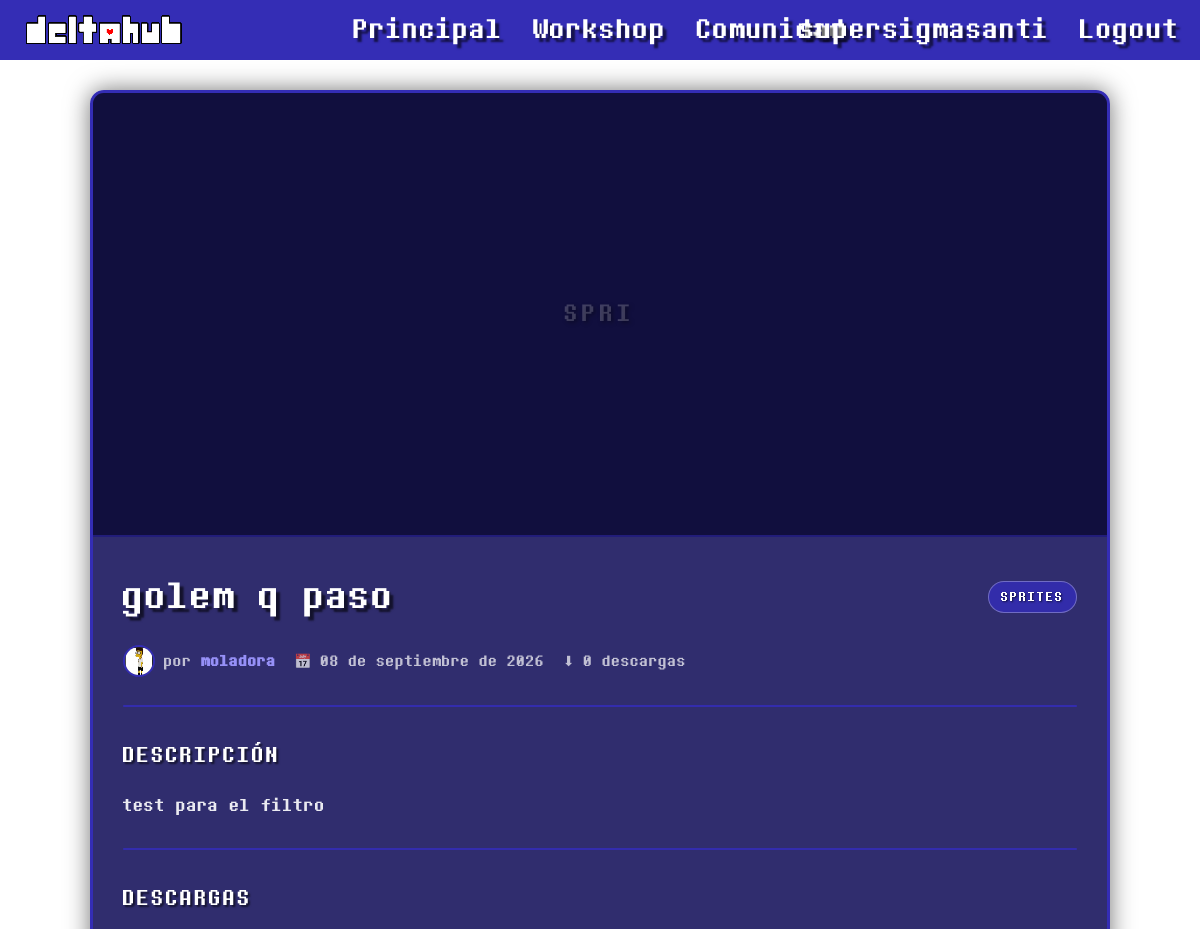
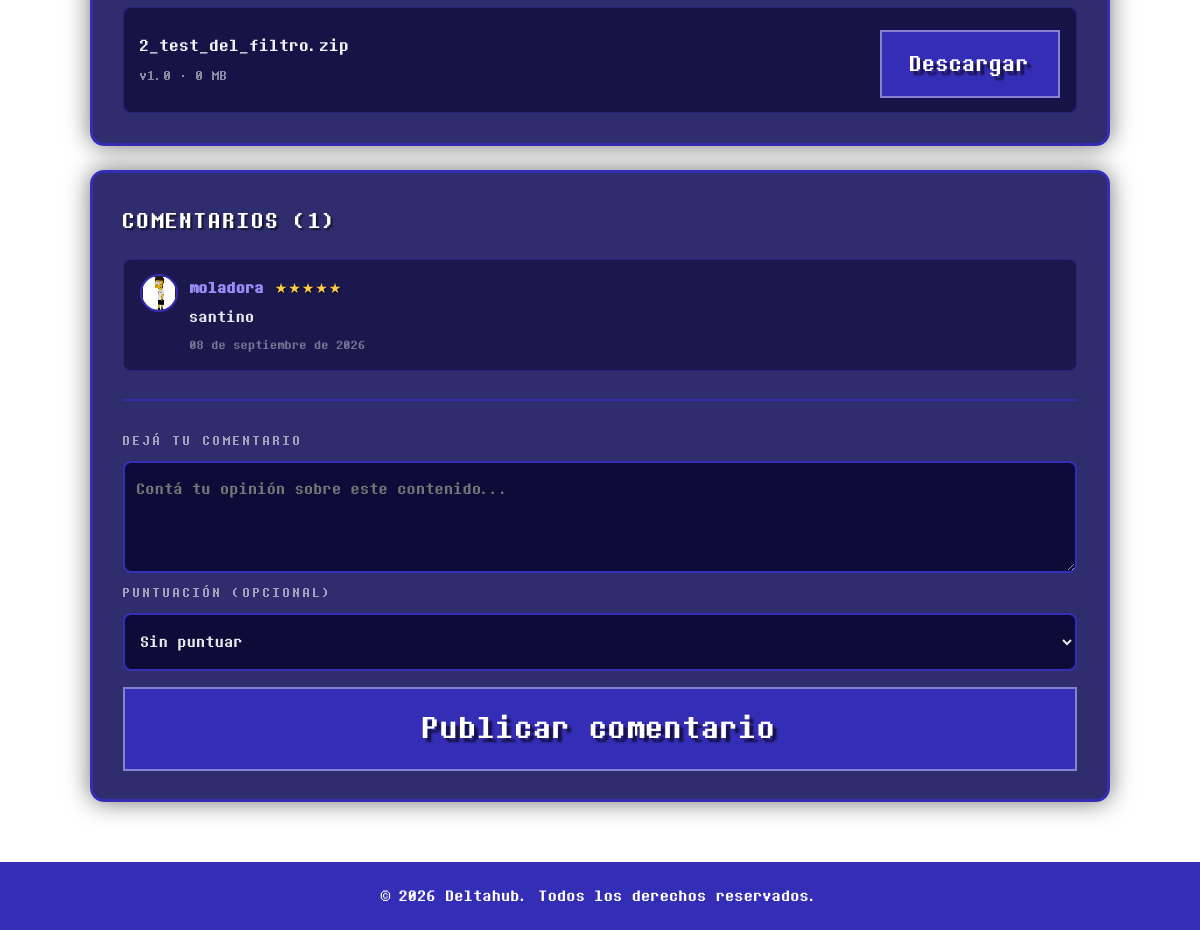
The page /item.php?id=2 (signed in) on the database its author committed (2 pictures, top to bottom).
### tables this page shows
CREATE TABLE `items` (
  `id` int(11) NOT NULL,
  `usuario_id` int(11) NOT NULL,
  `categoria_id` int(11) NOT NULL,
  `titulo` varchar(100) NOT NULL,
  `descripcion` text DEFAULT NULL,
  `imagen_portada` varchar(255) DEFAULT NULL,
  `fecha_publicacion` datetime DEFAULT current_timestamp(),
  `fecha_actualizacion` datetime DEFAULT NULL,
  `descargas` int(11) DEFAULT 0
);

CREATE TABLE `categorias` (
  `id` int(11) NOT NULL,
  `nombre` varchar(50) NOT NULL
);

CREATE TABLE `usuarios` (
  `id` int(11) NOT NULL,
  `nombre_usuario` varchar(50) NOT NULL,
  `email` varchar(100) NOT NULL,
  `password_hash` varchar(255) NOT NULL,
  `avatar_url` varchar(255) DEFAULT NULL,
  `fecha_registro` datetime DEFAULT current_timestamp(),
  `rol` enum('usuario','moderador','admin') DEFAULT 'usuario'
);

CREATE TABLE `archivos` (
  `id` int(11) NOT NULL,
  `item_id` int(11) NOT NULL,
  `version` varchar(20) DEFAULT NULL,
  `url_archivo` varchar(255) NOT NULL,
  `tamano_mb` decimal(6,2) DEFAULT NULL,
  `fecha_subida` datetime DEFAULT current_timestamp()
);

CREATE TABLE `comentarios` (
  `id` int(11) NOT NULL,
  `item_id` int(11) NOT NULL,
  `usuario_id` int(11) NOT NULL,
  `contenido` text NOT NULL,
  `puntuacion` tinyint(4) DEFAULT NULL CHECK (`puntuacion` between 1 and 5),
  `fecha` datetime DEFAULT current_timestamp()
);

### item.php (the view, shortened to what this page needs)
<?php
require_once "config/database.php";
function fecha_espanol($fecha) {
    $meses = [
        1  => "enero",
        2  => "febrero",
        3  => "marzo",
        4  => "abril",
        5  => "mayo",
        6  => "junio",
        7  => "julio",
        8  => "agosto",
        9  => "septiembre",
        10 => "octubre",
        11 => "noviembre",
        12 => "diciembre"
    ];
    $f = new DateTime($fecha);
    return $f->format("d") . " de " . $meses[(int)$f->format("n")] . " de " . $f->format("Y");
}
$id = (int)($_GET["id"] ?? 0);
$stmt = $pdo->prepare("
    SELECT items.*, usuarios.nombre_usuario, usuarios.avatar_url, categorias.nombre AS categoria_nombre
    FROM items
    JOIN usuarios ON items.usuario_id = usuarios.id
    JOIN categorias ON items.categoria_id = categorias.id
    WHERE items.id = :id
    LIMIT 1
");
$stmt->execute([":id" => $id]);
$item = $stmt->fetch(PDO::FETCH_ASSOC);
$no_encontrado = empty($item);
$archivos = [];
$comentarios = [];
if (!$no_encontrado) {
    $stmt = $pdo->prepare("SELECT * FROM archivos WHERE item_id = :id ORDER BY fecha_subida DESC");
    $stmt->execute([":id" => $id]);
    $archivos = $stmt->fetchAll(PDO::FETCH_ASSOC);
    $stmt = $pdo->prepare("
        SELECT comentarios.*, usuarios.nombre_usuario, usuarios.avatar_url
        FROM comentarios
        JOIN usuarios ON comentarios.usuario_id = usuarios.id
        WHERE comentarios.item_id = :id
        ORDER BY comentarios.fecha DESC
    ");
    $stmt->execute([":id" => $id]);
    $comentarios = $stmt->fetchAll(PDO::FETCH_ASSOC);
}
?>
<!DOCTYPE html>
<html lang="es">
<head>
    <link rel="stylesheet" href="style.css">
</head>
<body class="workshop">
    <header>
        <a href="index.php" class="header-logo-LoginRegister">
            <img src="imagenes/DeltahubLogo3px.png" alt="logo deltahub">
        </a>
        <a href="index.php" id="shadow">Principal</a>
        <a href="workshop.php" id="shadow">Workshop</a>
        <a href="community.html" id="shadow">Comunidad</a>
        <div class="auth">
            <?php if (isset($_SESSION["usuario_id"])): ?>
                <a href="cuenta.php" id="shadow">
                    <?php echo htmlspecialchars($_SESSION["nombre_usuario"]); ?>
                </a>
                <a href="logout.php" id="shadow">
                    Logout
                </a>
            <?php endif; ?>
        </div>
    </header>
    <main class="item-layout">
        <?php if ($no_encontrado): ?>
            <div class="profile-card">
                <h1 class="profile-name">Contenido no encontrado</h1>
                <div class="profile-divider"></div>
                <p class="profile-value" style="margin-bottom:24px;">
                    Ese contenido no existe o fue eliminado.
                </p>
                <a href="workshop.php" class="btn">Volver a la workshop</a>
            </div>
        <?php else: ?>
            <article class="item-card">
                <div class="item-cover">
                    <?php if (!empty($item["imagen_portada"])): ?>
                        <img src="<?php echo htmlspecialchars($item["imagen_portada"]); ?>" alt="Portada de <?php echo htmlspecialchars($item["titulo"]); ?>">
                    <?php else: ?>
                        <div class="ws-item-thumb-placeholder">
                            <?php echo htmlspecialchars(mb_strtoupper(mb_substr($item["categoria_nombre"], 0, 4), "UTF-8")); ?>
                        </div>
                    <?php endif; ?>
                </div>
                <div class="item-body">
                    <div class="item-top">
                        <h1 class="item-title"><?php echo htmlspecialchars($item["titulo"]); ?></h1>
                        <span class="role-badge role-usuario"><?php echo htmlspecialchars($item["categoria_nombre"]); ?></span>
                    </div>
                    <div class="item-meta">
                        <div class="item-author">
                            <img
                            class="item-author-avatar"
                            src="<?php echo htmlspecialchars($item["avatar_url"]); ?>"
                            alt="Avatar de <?php echo htmlspecialchars($item["nombre_usuario"]); ?>"
                            >
                            <span>por <strong><?php echo htmlspecialchars($item["nombre_usuario"]); ?></strong></span>
                        </div>
                        <span class="item-date">📅 <?php echo htmlspecialchars(fecha_espanol($item["fecha_publicacion"])); ?></span>
                        <span class="item-downloads">⬇ <?php echo (int)$item["descargas"]; ?> descargas</span>
                    </div>
                    <div class="profile-divider"></div>
                    <h2 class="profile-subtitle">Descripción</h2>
                    <p class="item-desc"><?php echo nl2br(htmlspecialchars($item["descripcion"] ?: "Sin descripción.")); ?></p>
                    <div class="profile-divider"></div>
                    <h2 class="profile-subtitle">Descargas</h2>
                    <?php if (empty($archivos)): ?>
                        <p class="profile-value">Este contenido todavía no tiene archivos disponibles.</p>
                    <?php else: ?>
                        <div class="item-files">
                            <?php foreach ($archivos as $archivo): ?>
                                <div class="file-row">
                                    <div class="file-info">
                                        <span class="file-name">
                                            <?php echo htmlspecialchars(basename($archivo["url_archivo"])); ?>
                                        </span>
                                        <span class="file-detail">v<?php echo htmlspecialchars($archivo["version"] ?? "1.0"); ?> · <?php echo (float)$archivo["tamano_mb"]; ?> MB</span>
                                    </div>
                                    <a href="descargar.php?id=<?php echo (int)$item["id"]; ?>" class="btn btn-download">Descargar</a>
                                </div>
                            <?php endforeach; ?>
                        </div>
                    <?php endif; ?>
                </div>
            </article>
            <section class="comments-card" id="comentarios">
                <h2 class="profile-subtitle">
                    Comentarios (<?php echo count($comentarios); ?>)
                </h2>
                <?php if (empty($comentarios)): ?>
                    <p class="profile-value" style="margin-bottom:16px;">
                        Todavía no hay comentarios. ¡Sé el primero!
                    </p>
                <?php else: ?>
                    <div class="comment-list">
                        <?php foreach ($comentarios as $comentario):
                            $avatar = empty($comentario["avatar_url"]) ? "uploads/avatars/default.jpg" : $comentario["avatar_url"];
                        ?>
                            <div class="comment-item">
                                <img class="comment-avatar" src="<?php echo htmlspecialchars($avatar); ?>" alt="Avatar de <?php echo htmlspecialchars($comentario["nombre_usuario"]); ?>">
                                <div class="comment-body">
                                    <div class="comment-head">
                                        <span class="comment-author"><strong><?php echo htmlspecialchars($comentario["nombre_usuario"]); ?></strong></span>
                                        <?php if (!empty($comentario["puntuacion"])): ?>
                                            <span class="comment-stars">
                                                <?php
                                                    $c = (int)$comentario["puntuacion"];
                                                    echo str_repeat("★", $c) . str_repeat("☆", 5 - $c);
                                                ?>
                                            </span>
                                        <?php endif; ?>
                                    </div>
                                    <p class="comment-text"><?php echo nl2br(htmlspecialchars($comentario["contenido"])); ?></p>
                                    <span class="comment-date"><?php echo htmlspecialchars(fecha_espanol($comentario["fecha"])); ?></span>
                                </div>
                            </div>
                        <?php endforeach; ?>
                    </div>
                <?php endif; ?>
                <?php if (isset($_SESSION["usuario_id"])): ?>
                    <div class="profile-divider"></div>
                    <form class="item-form" action="item.php?id=<?php echo (int)$item["id"]; ?>#comentarios" method="POST">
                        <label class="profile-label" for="contenido">Dejá tu comentario</label>
                        <textarea id="contenido" name="contenido" rows="3" maxlength="1000" placeholder="Contá tu opinión sobre este contenido..." required></textarea>
                        <label class="profile-label" for="puntuacion">Puntuación (opcional)</label>
                        <select id="puntuacion" name="puntuacion">
                            <option value="">Sin puntuar</option>
                        </select>
                        <button type="submit" class="btn">Publicar comentario</button>
                    </form>
                <?php else: ?>
                    <p class="switch" style="margin-top:16px;">
                        <a href="login.html">Iniciá sesión</a> para comentar.
                    </p>
                <?php endif; ?>
            </section>
        <?php endif; ?>
    </main>
    <footer>
        <p>&copy; 2026 Deltahub. Todos los derechos reservados.</p>
    </footer>
</body>
</html>

### rows shown on the page
items: categoria.nombre "SPRI", titulo "golem q paso", categoria.nombre "SPRITES", usuario.avatar_url (placeholder picture), usuario.nombre_usuario "moladora", fecha_publicacion "08 de septiembre de 2026", descargas "0", descripcion "test para el filtro"
archivos: url_archivo "2_test_del_filtro.zip", version "1.0", tamano_mb "0"
comentarios: usuario.avatar_url (placeholder picture), usuario.nombre_usuario "moladora", puntuacion "★★★★★", contenido "santino", fecha "08 de septiembre de 2026"

### other values the page prints
$_SESSION["nombre_usuario"] "supersigmasanti"
count($comentarios) "1"
